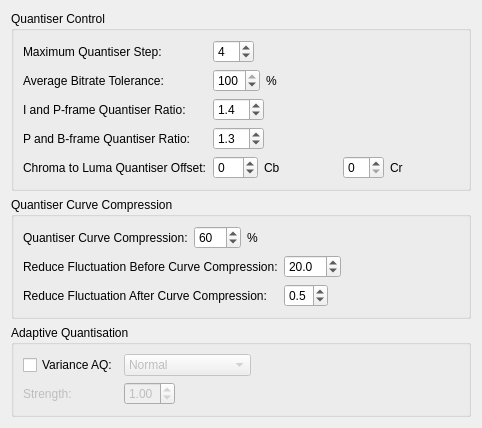
     <widget class="QWidget" name="tabQuantiser">
      <attribute name="title">
       <string>Quantiser</string>
      </attribute>
      <layout class="QVBoxLayout" name="verticalLayout_9">
       <item>
        <widget class="QGroupBox" name="groupBox_4">
         <property name="title">
          <string>Quantiser Control</string>
         </property>
         <layout class="QVBoxLayout">
          <item>
           <layout class="QGridLayout">
            <item row="4" column="0">
             <widget class="QLabel" name="label_20">
              <property name="text">
               <string>Chroma to Luma Quantiser Offset:</string>
              </property>
             </widget>
            </item>
            <item row="0" column="1">
             <layout class="QHBoxLayout">
              <item>
               <widget class="QSpinBox" name="quantiserMaxStepSpinBox">
                <property name="maximum">
                 <number>10</number>
                </property>
                <property name="value">
                 <number>4</number>
                </property>
               </widget>
              </item>
              <item>
               <spacer name="spacer_42">
                <property name="orientation">
                 <enum>Qt::Horizontal</enum>
                </property>
                <property name="sizeHint" stdset="0">
                 <size>
                  <width>0</width>
                  <height>0</height>
                 </size>
                </property>
               </spacer>
              </item>
             </layout>
            </item>
            <item row="2" column="0">
             <widget class="QLabel" name="label_6">
              <property name="text">
               <string>I and P-frame Quantiser Ratio:</string>
              </property>
             </widget>
            </item>
            <item row="3" column="1">
             <layout class="QHBoxLayout">
              <item>
               <widget class="QDoubleSpinBox" name="quantiserPbRatioSpinBox">
                <property name="decimals">
                 <number>1</number>
                </property>
                <property name="minimum">
                 <double>1.000000000000000</double>
                </property>
                <property name="maximum">
                 <double>10.000000000000000</double>
                </property>
                <property name="singleStep">
                 <double>0.100000000000000</double>
                </property>
                <property name="value">
                 <double>1.300000000000000</double>
                </property>
               </widget>
              </item>
              <item>
               <spacer name="spacer_44">
                <property name="orientation">
                 <enum>Qt::Horizontal</enum>
                </property>
                <property name="sizeHint" stdset="0">
                 <size>
                  <width>0</width>
                  <height>0</height>
                 </size>
                </property>
               </spacer>
              </item>
             </layout>
            </item>
            <item row="1" column="1">
             <layout class="QHBoxLayout">
              <item>
               <widget class="QSpinBox" name="avgBitrateToleranceSpinBox">
                <property name="minimum">
                 <number>0</number>
                </property>
                <property name="maximum">
                 <number>100</number>
                </property>
                <property name="value">
                 <number>100</number>
                </property>
               </widget>
              </item>
              <item>
               <widget class="QLabel" name="label_2">
                <property name="text">
                 <string>%</string>
                </property>
               </widget>
              </item>
              <item>
               <spacer name="spacer_45">
                <property name="orientation">
                 <enum>Qt::Horizontal</enum>
                </property>
                <property name="sizeHint" stdset="0">
                 <size>
                  <width>0</width>
                  <height>0</height>
                 </size>
                </property>
               </spacer>
              </item>
             </layout>
            </item>
            <item row="0" column="0">
             <widget class="QLabel" name="label_17">
              <property name="text">
               <string>Maximum Quantiser Step:</string>
              </property>
             </widget>
            </item>
            <item row="4" column="1">
             <layout class="QHBoxLayout">
              <item>
               <widget class="QSpinBox" name="cbChromaLumaOffsetSpinBox">
                <property name="minimum">
                 <number>-12</number>
                </property>
                <property name="maximum">
                 <number>12</number>
                </property>
               </widget>
              </item>
              <item>
               <widget class="QLabel" name="label_40">
                <property name="text">
                 <string>Cb</string>
                </property>
               </widget>
              </item>
              <item>
               <spacer name="horizontalSpacer_13">
                <property name="orientation">
                 <enum>Qt::Horizontal</enum>
                </property>
                <property name="sizeHint" stdset="0">
                 <size>
                  <width>40</width>
                  <height>20</height>
                 </size>
                </property>
               </spacer>
              </item>
              <item>
               <widget class="QSpinBox" name="crChromaLumaOffsetSpinBox"/>
              </item>
              <item>
               <widget class="QLabel" name="label_54">
                <property name="text">
                 <string>Cr</string>
                </property>
               </widget>
              </item>
              <item>
               <spacer name="spacer_41">
                <property name="orientation">
                 <enum>Qt::Horizontal</enum>
                </property>
                <property name="sizeHint" stdset="0">
                 <size>
                  <width>0</width>
                  <height>0</height>
                 </size>
                </property>
               </spacer>
              </item>
             </layout>
            </item>
            <item row="3" column="0">
             <widget class="QLabel" name="label_7">
              <property name="text">
               <string>P and B-frame Quantiser Ratio:</string>
              </property>
             </widget>
            </item>
            <item row="1" column="0">
             <widget class="QLabel" name="label_5">
              <property name="text">
               <string>Average Bitrate Tolerance:</string>
              </property>
             </widget>
            </item>
            <item row="2" column="1">
             <layout class="QHBoxLayout">
              <item>
               <widget class="QDoubleSpinBox" name="quantiserIpRatioSpinBox">
                <property name="decimals">
                 <number>1</number>
                </property>
                <property name="minimum">
                 <double>1.000000000000000</double>
                </property>
                <property name="maximum">
                 <double>10.000000000000000</double>
                </property>
                <property name="singleStep">
                 <double>0.100000000000000</double>
                </property>
                <property name="value">
                 <double>1.400000000000000</double>
                </property>
               </widget>
              </item>
              <item>
               <spacer name="spacer_43">
                <property name="orientation">
                 <enum>Qt::Horizontal</enum>
                </property>
                <property name="sizeHint" stdset="0">
                 <size>
                  <width>0</width>
                  <height>0</height>
                 </size>
                </property>
               </spacer>
              </item>
             </layout>
            </item>
           </layout>
          </item>
         </layout>
        </widget>
       </item>
       <item>
        <widget class="QGroupBox" name="groupBox_3">
         <property name="title">
          <string>Quantiser Curve Compression</string>
         </property>
         <layout class="QVBoxLayout">
          <item>
           <layout class="QHBoxLayout">
            <item>
             <widget class="QLabel" name="label_8">
              <property name="text">
               <string>Quantiser Curve Compression:</string>
              </property>
             </widget>
            </item>
            <item>
             <layout class="QHBoxLayout">
              <item>
               <widget class="QSpinBox" name="quantiserCurveCompressSpinBox">
                <property name="maximum">
                 <number>100</number>
                </property>
                <property name="value">
                 <number>60</number>
                </property>
               </widget>
              </item>
              <item>
               <widget class="QLabel" name="label_18">
                <property name="text">
                 <string>%</string>
                </property>
               </widget>
              </item>
              <item>
               <spacer name="spacer_49">
                <property name="orientation">
                 <enum>Qt::Horizontal</enum>
                </property>
                <property name="sizeHint" stdset="0">
                 <size>
                  <width>0</width>
                  <height>0</height>
                 </size>
                </property>
               </spacer>
              </item>
             </layout>
            </item>
           </layout>
          </item>
          <item>
           <layout class="QGridLayout">
            <item row="0" column="0">
             <widget class="QLabel" name="label_21">
              <property name="text">
               <string>Reduce Fluctuation Before Curve Compression:</string>
              </property>
             </widget>
            </item>
            <item row="0" column="1">
             <layout class="QHBoxLayout">
              <item>
               <widget class="QDoubleSpinBox" name="quantiserBeforeCompressSpinBox">
                <property name="decimals">
                 <number>1</number>
                </property>
                <property name="maximum">
                 <double>999.000000000000000</double>
                </property>
                <property name="value">
                 <double>20.000000000000000</double>
                </property>
               </widget>
              </item>
              <item>
               <spacer name="spacer_50">
                <property name="orientation">
                 <enum>Qt::Horizontal</enum>
                </property>
                <property name="sizeHint" stdset="0">
                 <size>
                  <width>0</width>
                  <height>0</height>
                 </size>
                </property>
               </spacer>
              </item>
             </layout>
            </item>
            <item row="1" column="1">
             <layout class="QHBoxLayout">
              <item>
               <widget class="QDoubleSpinBox" name="quantiserAfterCompressSpinBox">
                <property name="decimals">
                 <number>1</number>
                </property>
                <property name="maximum">
                 <double>1.000000000000000</double>
                </property>
                <property name="singleStep">
                 <double>0.100000000000000</double>
                </property>
                <property name="value">
                 <double>0.500000000000000</double>
                </property>
               </widget>
              </item>
              <item>
               <spacer name="spacer_48">
                <property name="orientation">
                 <enum>Qt::Horizontal</enum>
                </property>
                <property name="sizeHint" stdset="0">
                 <size>
                  <width>0</width>
                  <height>0</height>
                 </size>
                </property>
               </spacer>
              </item>
             </layout>
            </item>
            <item row="1" column="0">
             <widget class="QLabel" name="label_22">
              <property name="text">
               <string>Reduce Fluctuation After Curve Compression:</string>
              </property>
             </widget>
            </item>
           </layout>
          </item>
         </layout>
        </widget>
       </item>
       <item>
        <widget class="QGroupBox" name="aqGroupBox">
         <property name="title">
          <string>Adaptive Quantisation</string>
         </property>
         <layout class="QVBoxLayout" name="verticalLayout_8">
          <item>
           <layout class="QGridLayout" name="gridLayout_4">
            <item row="0" column="0">
             <widget class="QCheckBox" name="aqVarianceCheckBox">
              <property name="text">
               <string>Variance AQ:</string>
              </property>
             </widget>
            </item>
            <item row="0" column="1">
             <layout class="QHBoxLayout" name="horizontalLayout_6">
              <item>
               <widget class="QComboBox" name="aqAlgoComboBox">
                <property name="enabled">
                 <bool>false</bool>
                </property>
                <item>
                 <property name="text">
                  <string>Normal</string>
                 </property>
                </item>
                <item>
                 <property name="text">
                  <string>Auto Variance AQ</string>
                 </property>
                </item>
               </widget>
              </item>
              <item>
               <spacer name="spacer_47">
                <property name="orientation">
                 <enum>Qt::Horizontal</enum>
                </property>
                <property name="sizeHint" stdset="0">
                 <size>
                  <width>208</width>
                  <height>13</height>
                 </size>
                </property>
               </spacer>
              </item>
             </layout>
            </item>
            <item row="1" column="0">
             <widget class="QLabel" name="aqStrengthLabel">
              <property name="enabled">
               <bool>false</bool>
              </property>
              <property name="text">
               <string>Strength:</string>
              </property>
             </widget>
            </item>
            <item row="1" column="1">
             <layout class="QHBoxLayout" name="horizontalLayout_7">
              <item>
               <widget class="QDoubleSpinBox" name="aqStrengthSpinBox">
                <property name="enabled">
                 <bool>false</bool>
                </property>
                <property name="decimals">
                 <number>2</number>
                </property>
                <property name="minimum">
                 <double>0.500000000000000</double>
                </property>
                <property name="maximum">
                 <double>1.500000000000000</double>
                </property>
                <property name="singleStep">
                 <double>0.100000000000000</double>
                </property>
                <property name="value">
                 <double>1.000000000000000</double>
                </property>
               </widget>
              </item>
              <item>
               <spacer name="horizontalSpacer_7">
                <property name="orientation">
                 <enum>Qt::Horizontal</enum>
                </property>
                <property name="sizeHint" stdset="0">
                 <size>
                  <width>40</width>
                  <height>20</height>
                 </size>
                </property>
               </spacer>
              </item>
             </layout>
            </item>
           </layout>
          </item>
         </layout>
        </widget>
       </item>
       <item>
        <spacer name="spacer_52">
         <property name="orientation">
          <enum>Qt::Vertical</enum>
         </property>
         <property name="sizeHint" stdset="0">
          <size>
           <width>0</width>
           <height>0</height>
          </size>
         </property>
        </spacer>
       </item>
      </layout>
     </widget>
